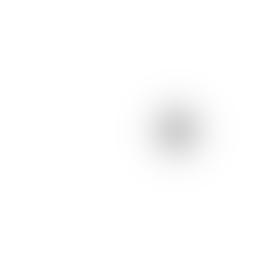
#> input picture data/blobs.tif, 256 x 254 px
$ jupyter execute spot_centroid.ipynb
#> lines starting #> are read from the running program, lines starting #| are printed output that depends on the picture; after the words box and inside, x2 and y2 are one past the last pixel; in counts of white or black regions, pixels touching at a corner belong together
## Find centroid of spot in a single spot image

[cell 1]
from skimage.io import imread
import numpy as np
img = imread('./../data/blobs.tif')
#> img is the input picture: shape (254, 256); min 0, max 44, mean 1.8
mask = img > 40
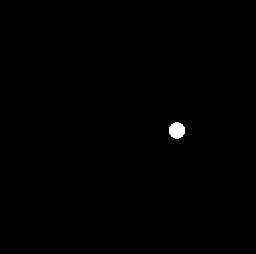
#> mask: shape (254, 256) bool; 0.33% white; 1 white region, box (x1, y1, x2, y2) and area: (169, 122, 185, 139) 212
y, x = np.nonzero(mask)
#> y = 212 values from 122 to 138; x = 212 values, max 184 at index 65, min 169 at index 50, mean 176.5
cx = x.mean()
#> cx = 176.5
cy = y.mean()
#> cy = 130
